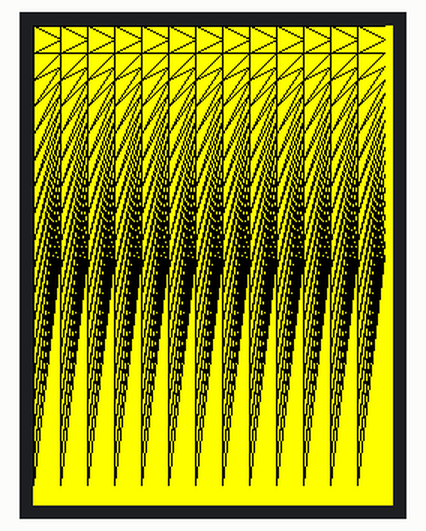
This sketch was run on a simulated Arduino Uno, built with avr-gcc and run on an emulated ATmega328P. On the bench: 240×320 colour display.

Above: at 1.1 s.

The sketch:

Fail_HexelGrid.ino
```cpp
#include <SPFD5408_Adafruit_GFX.h>    // Core graphics library
#include <SPFD5408_Adafruit_TFTLCD.h> // Hardware-specific library

//Arduino UNO Pin Definition
#define LCD_CS A3 // Chip Select goes to Analog 3
#define LCD_CD A2 // Command/Data goes to Analog 2
#define LCD_WR A1 // LCD Write goes to Analog 1
#define LCD_RD A0 // LCD Read goes to Analog 0
#define LCD_RESET A4 // Can alternately just connect to Arduino's reset pin

// Assign human-readable names to some common 16-bit color values:
#define  BLACK   0x0000
#define BLUE    0x001F
#define RED     0xF800
#define GREEN   0x07E0
#define CYAN    0x07FF
#define MAGENTA 0xF81F
#define YELLOW  0xFFE0
#define WHITE   0xFFFF

//Declaracion objeto TFT
Adafruit_TFTLCD tft(LCD_CS, LCD_CD, LCD_WR, LCD_RD, LCD_RESET);

//Variables globales de TFT y de malla
int width, height;
  //Numero de filas, columnas, anchura y altura de subpixel
int col, row;

void setup() {
  Serial.begin(9600);
  tft.begin(0x9341); // SDFP5408

  tft.setRotation(0);
  tft.fillScreen(YELLOW);

  width = tft.width();
  height = tft.height();

  //La malla será en este momento triangular con unas dimensiones definidas
  // y una disposición que nos permita acceder a cada uno de estos triangulos mediante la definicion de la fila y la columna que queremos dibujar.

  //Para ello, vamos a crear esta malla en función de las columnas que tenemos, ya que existe una relacion de dimension definida con las aristas de cada triangulo

  //Numero de columnas *Solo necesitamos conocer las columnas, ya que las filas las calcularemos mediante una formula trigonometricae base a este numero.
  col = 13;

  trianglegrid(col, row, BLACK);
}

void loop() {

}

void trianglegrid(int8_t col, int8_t row, uint16_t color){

    //Calculamos cuantos pixeles hay que dibujar de ancho para cada triangulo.
    float w = width/col;

    //Conociendo el ancho de columna, establecemos la altura de cada triangulo con la siguiente formula.
    float h = w*sqrt(4/3);

    //Sabiendo la altura total de la pantalla de cada triangulo, podemos calcular el numero de filas que vamos a dibujar dentro del bucle
    int n_rows = height/h;

    //Comenzamos dibujando las columnas
    for (int i = 0; i <= col; ++i){

      for (int j = 0; j <= n_rows; ++j)
      {
        tft.drawTriangle(   w*(i-1), h*(j-1), w*i, h/2*j , w*(i-1), h*j, color);
      }
    }
    //Border Correction
    /*
    tft.drawFastHLine(-2, -1, width,  color);
    tft.drawFastVLine(-2, -1, height,  color);
    tft.drawFastVLine(-1, -1, height,  color);
    */
  }
```
